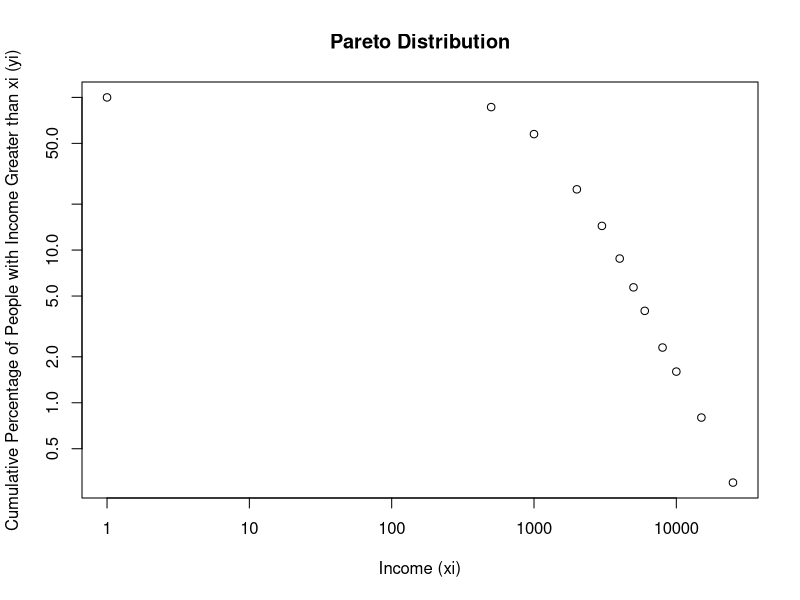
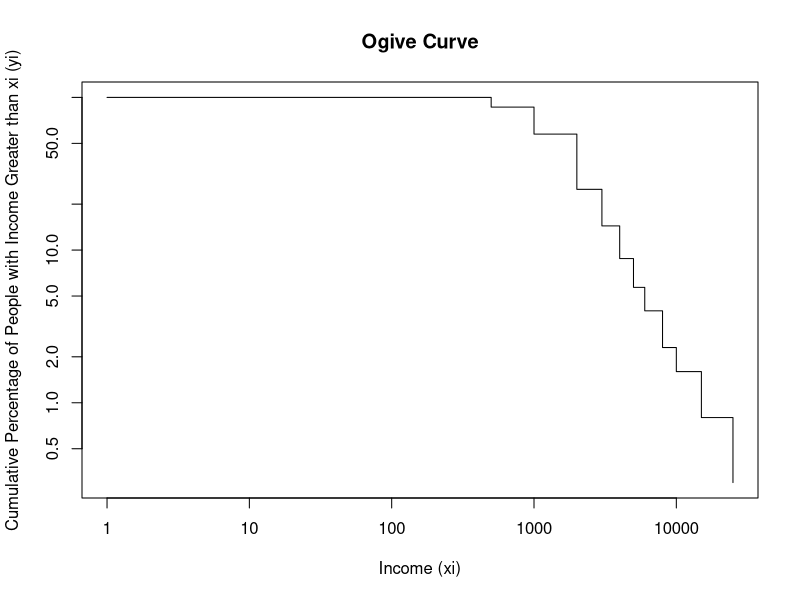

Source code (R) for these figures, in order:
p<-c(13.6,28.9,32.5,10.6,5.6,3.1,1.7,1.7,0.7,0.8,0.5,0.3)
xi<-c(1,500,1000,2000,3000,4000,5000,6000,8000,10000,15000,25000) #lower bound of income class
yi<-rep(100,length(p)) #rep(value, times) is used to create a vector of length 'times' with all elements equal to 'value'. here we are creating a vector of length equal to the length of p with all elements equal to 100, which represents the cumulative percentage of people with income greater than xi[1], which is 100% for the first value.
yi 

n<-length(p)
for(i in 2:n){yi[i]=yi[i-1]-p[i-1]} #yi[i-1] theke p[i-1] minus kore yi[i] te rakha hbe, jemon yi[2]=yi[1]-p[1], yi[3]=yi[2]-p[2] and so on.
yi  #this is the cumulative percentage of people with income greater than xi[i], which is 100% for the first value and then decreases as we move to higher income levels.
y<-log(yi)
x<-log(xi)

model<-lm(y~x)
coefficients(model)

beta0<-coefficients(model)[1]
beta0

beta1<-coefficients(model)[2]
beta1

A<-exp(beta0)
A

alpha=-beta1
alpha

#plotting the pareto distribution
plot(xi,yi,type="p",xlab="Income (xi)",ylab="Cumulative Percentage of People with Income Greater than xi (yi)",main="Pareto Distribution",log="xy")

#ogive curve
plot(xi,yi,type="s",xlab="Income (xi)",ylab="Cumulative Percentage of People with Income Greater than xi (yi)",main="Ogive Curve",log="xy")


#final 24
# 1. Define the data
wealth <- c(10, 15, 20, 25, 30, 40, 50, 60, 70, 80)
population <- c(100, 54, 35, 25, 19, 12, 9, 7, 5, 4)

# 2. Logarithmic transformation
log_wealth <- log(wealth)
log_pop <- log(population)

# 3. Fit the model using Linear Regression
model <- lm(log_pop ~ log_wealth)

# 4. Extract the results
summary_model <- summary(model)
summary_model
alpha <- -coef(model)[2]# The negative of the slope
A<- exp(coef(model)[1]) # The exponential of the intercept
A
# 5. Output results
cat("Estimated Pareto Index (Alpha):", alpha, "\n")
cat("R-squared value:", summary_model$r.squared, "\n")



#incourse 21: 
income_level<-c(1,100,500,1000,2000)
persons<-c(240,140,82,53,25)

cumulative_persons<-rev(cumsum(rev(persons))) #rev() is used to reverse the order of the vector, cumsum() is used to calculate the cumulative sum of the vector. here we are calculating the cumulative sum of the reversed vector of persons, which gives us the cumulative percentage of people with income greater than or equal to each income level. then we reverse it back to get the cumulative percentage in the original order.
cumulative_persons

percentage_cum_persons<- (cumulative_persons/cumulative_persons[1])*100
percentage_cum_persons

x<-log(income_level)
y<-log(percentage_cum_persons)

model<-lm(y~x)
coefficients(model)

beta0<-coefficients(model)[1]
beta0

beta1<-coefficients(model)[2]
beta1

A<-exp(beta0)
A
α=-beta1
α

estimated_target<- 1500
estimated_population<- A * estimated_target^(-α)
estimated_population

number_of_people_with_income_greater_than_1500<- (estimated_population*540)/100
number_of_people_with_income_greater_than_1500
